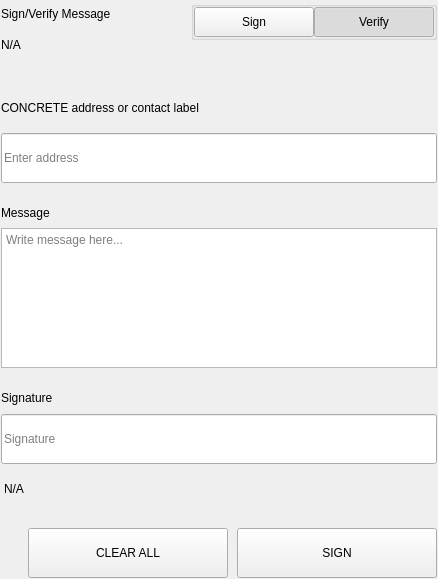
<?xml version="1.0" encoding="UTF-8"?>
<ui version="4.0">
 <class>SettingsSignMessageWidgets</class>
 <widget class="QWidget" name="SettingsSignMessageWidgets">
  <property name="geometry">
   <rect>
    <x>0</x>
    <y>0</y>
    <width>438</width>
    <height>579</height>
   </rect>
  </property>
  <property name="windowTitle">
   <string>Form</string>
  </property>
  <layout class="QVBoxLayout" name="verticalLayout">
   <property name="spacing">
    <number>0</number>
   </property>
   <property name="leftMargin">
    <number>0</number>
   </property>
   <property name="topMargin">
    <number>0</number>
   </property>
   <property name="rightMargin">
    <number>0</number>
   </property>
   <property name="bottomMargin">
    <number>0</number>
   </property>
   <item>
    <widget class="QWidget" name="left" native="true">
     <layout class="QVBoxLayout" name="verticalLayout_3">
      <property name="leftMargin">
       <number>0</number>
      </property>
      <property name="topMargin">
       <number>0</number>
      </property>
      <property name="rightMargin">
       <number>0</number>
      </property>
      <property name="bottomMargin">
       <number>0</number>
      </property>
      <item>
       <widget class="QWidget" name="container_sign" native="true">
        <layout class="QVBoxLayout" name="verticalLayout_2">
         <property name="spacing">
          <number>0</number>
         </property>
         <property name="leftMargin">
          <number>1</number>
         </property>
         <property name="topMargin">
          <number>1</number>
         </property>
         <property name="rightMargin">
          <number>1</number>
         </property>
         <property name="bottomMargin">
          <number>1</number>
         </property>
         <item>
          <layout class="QHBoxLayout" name="horizontalLayout_3" stretch="3,1">
           <property name="spacing">
            <number>40</number>
           </property>
           <item>
            <layout class="QVBoxLayout" name="verticalLayoutTitle">
             <property name="spacing">
              <number>5</number>
             </property>
             <item>
              <widget class="QLabel" name="labelTitle">
               <property name="text">
                <string>Sign/Verify Message</string>
               </property>
              </widget>
             </item>
             <item>
              <widget class="QLabel" name="labelSubtitle1">
               <property name="text">
                <string notr="true">N/A</string>
               </property>
               <property name="wordWrap">
                <bool>true</bool>
               </property>
              </widget>
             </item>
            </layout>
           </item>
           <item alignment="Qt::AlignRight|Qt::AlignTop">
            <widget class="QWidget" name="containerSwitch" native="true">
             <property name="styleSheet">
              <string notr="true">#containerSwitch{
	padding-top:9px;
}</string>
             </property>
             <layout class="QVBoxLayout" name="verticalLayout_6">
              <property name="spacing">
               <number>4</number>
              </property>
              <property name="leftMargin">
               <number>0</number>
              </property>
              <property name="topMargin">
               <number>0</number>
              </property>
              <property name="rightMargin">
               <number>0</number>
              </property>
              <property name="bottomMargin">
               <number>0</number>
              </property>
              <item alignment="Qt::AlignRight">
               <widget class="QGroupBox" name="groupBox">
                <property name="sizePolicy">
                 <sizepolicy hsizetype="Fixed" vsizetype="Preferred">
                  <horstretch>0</horstretch>
                  <verstretch>0</verstretch>
                 </sizepolicy>
                </property>
                <property name="title">
                 <string/>
                </property>
                <property name="alignment">
                 <set>Qt::AlignRight|Qt::AlignTop|Qt::AlignTrailing</set>
                </property>
                <layout class="QHBoxLayout" name="horizontalLayout_4">
                 <property name="spacing">
                  <number>0</number>
                 </property>
                 <property name="leftMargin">
                  <number>0</number>
                 </property>
                 <property name="topMargin">
                  <number>0</number>
                 </property>
                 <property name="rightMargin">
                  <number>0</number>
                 </property>
                 <property name="bottomMargin">
                  <number>0</number>
                 </property>
                 <item>
                  <widget class="QPushButton" name="pushSign">
                   <property name="minimumSize">
                    <size>
                     <width>120</width>
                     <height>30</height>
                    </size>
                   </property>
                   <property name="maximumSize">
                    <size>
                     <width>120</width>
                     <height>30</height>
                    </size>
                   </property>
                   <property name="focusPolicy">
                    <enum>Qt::NoFocus</enum>
                   </property>
                   <property name="text">
                    <string>Sign</string>
                   </property>
                   <property name="checkable">
                    <bool>true</bool>
                   </property>
                   <property name="autoExclusive">
                    <bool>true</bool>
                   </property>
                  </widget>
                 </item>
                 <item>
                  <widget class="QPushButton" name="pushVerify">
                   <property name="minimumSize">
                    <size>
                     <width>120</width>
                     <height>30</height>
                    </size>
                   </property>
                   <property name="maximumSize">
                    <size>
                     <width>120</width>
                     <height>30</height>
                    </size>
                   </property>
                   <property name="focusPolicy">
                    <enum>Qt::NoFocus</enum>
                   </property>
                   <property name="text">
                    <string>Verify</string>
                   </property>
                   <property name="checkable">
                    <bool>true</bool>
                   </property>
                   <property name="checked">
                    <bool>true</bool>
                   </property>
                   <property name="autoExclusive">
                    <bool>true</bool>
                   </property>
                  </widget>
                 </item>
                </layout>
               </widget>
              </item>
              <item alignment="Qt::AlignHCenter|Qt::AlignTop">
               <widget class="QLabel" name="labelSubtitleSwitch">
                <property name="text">
                 <string/>
                </property>
                <property name="alignment">
                 <set>Qt::AlignRight|Qt::AlignTrailing|Qt::AlignVCenter</set>
                </property>
               </widget>
              </item>
             </layout>
            </widget>
           </item>
          </layout>
         </item>
         <item>
          <spacer name="verticalSpacer_2">
           <property name="orientation">
            <enum>Qt::Vertical</enum>
           </property>
           <property name="sizeType">
            <enum>QSizePolicy::Fixed</enum>
           </property>
           <property name="sizeHint" stdset="0">
            <size>
             <width>20</width>
             <height>40</height>
            </size>
           </property>
          </spacer>
         </item>
         <item>
          <widget class="QWidget" name="containerAddress" native="true">
           <property name="sizePolicy">
            <sizepolicy hsizetype="Preferred" vsizetype="Fixed">
             <horstretch>0</horstretch>
             <verstretch>0</verstretch>
            </sizepolicy>
           </property>
           <layout class="QVBoxLayout" name="verticalLayout_5" stretch="0,0">
            <property name="spacing">
             <number>15</number>
            </property>
            <property name="leftMargin">
             <number>0</number>
            </property>
            <property name="topMargin">
             <number>0</number>
            </property>
            <property name="rightMargin">
             <number>0</number>
            </property>
            <property name="bottomMargin">
             <number>0</number>
            </property>
            <item>
             <widget class="QLabel" name="labelSubtitleAddress">
              <property name="minimumSize">
               <size>
                <width>0</width>
                <height>20</height>
               </size>
              </property>
              <property name="maximumSize">
               <size>
                <width>16777215</width>
                <height>20</height>
               </size>
              </property>
              <property name="text">
               <string>CONCRETE address or contact label</string>
              </property>
             </widget>
            </item>
            <item>
             <widget class="QLineEdit" name="addressIn_SM">
              <property name="minimumSize">
               <size>
                <width>0</width>
                <height>50</height>
               </size>
              </property>
              <property name="maximumSize">
               <size>
                <width>16777215</width>
                <height>50</height>
               </size>
              </property>
              <property name="placeholderText">
               <string>Enter address</string>
              </property>
             </widget>
            </item>
           </layout>
          </widget>
         </item>
         <item>
          <spacer name="verticalSpacer_3">
           <property name="orientation">
            <enum>Qt::Vertical</enum>
           </property>
           <property name="sizeType">
            <enum>QSizePolicy::Fixed</enum>
           </property>
           <property name="sizeHint" stdset="0">
            <size>
             <width>20</width>
             <height>20</height>
            </size>
           </property>
          </spacer>
         </item>
         <item>
          <layout class="QVBoxLayout" name="verticalLayout_9">
           <property name="spacing">
            <number>5</number>
           </property>
           <item>
            <widget class="QLabel" name="labelSubtitleMessage">
             <property name="minimumSize">
              <size>
               <width>0</width>
               <height>20</height>
              </size>
             </property>
             <property name="maximumSize">
              <size>
               <width>16777215</width>
               <height>20</height>
              </size>
             </property>
             <property name="text">
              <string>Message</string>
             </property>
            </widget>
           </item>
           <item>
            <widget class="QPlainTextEdit" name="messageIn_SM">
             <property name="minimumSize">
              <size>
               <width>0</width>
               <height>140</height>
              </size>
             </property>
             <property name="maximumSize">
              <size>
               <width>16777215</width>
               <height>140</height>
              </size>
             </property>
             <property name="placeholderText">
              <string>Write message here...</string>
             </property>
            </widget>
           </item>
          </layout>
         </item>
         <item>
          <spacer name="verticalSpacer_4">
           <property name="orientation">
            <enum>Qt::Vertical</enum>
           </property>
           <property name="sizeType">
            <enum>QSizePolicy::Fixed</enum>
           </property>
           <property name="sizeHint" stdset="0">
            <size>
             <width>20</width>
             <height>20</height>
            </size>
           </property>
          </spacer>
         </item>
         <item>
          <widget class="QWidget" name="widget" native="true">
           <property name="minimumSize">
            <size>
             <width>0</width>
             <height>75</height>
            </size>
           </property>
           <property name="maximumSize">
            <size>
             <width>16777215</width>
             <height>16777215</height>
            </size>
           </property>
           <layout class="QVBoxLayout" name="verticalLayout_4">
            <property name="leftMargin">
             <number>0</number>
            </property>
            <property name="topMargin">
             <number>0</number>
            </property>
            <property name="rightMargin">
             <number>0</number>
            </property>
            <property name="bottomMargin">
             <number>0</number>
            </property>
            <item>
             <widget class="QLabel" name="labelSubtitleSignature">
              <property name="minimumSize">
               <size>
                <width>0</width>
                <height>20</height>
               </size>
              </property>
              <property name="maximumSize">
               <size>
                <width>16777215</width>
                <height>20</height>
               </size>
              </property>
              <property name="text">
               <string>Signature</string>
              </property>
             </widget>
            </item>
            <item>
             <widget class="QLineEdit" name="signatureOut_SM">
              <property name="minimumSize">
               <size>
                <width>0</width>
                <height>50</height>
               </size>
              </property>
              <property name="placeholderText">
               <string>Signature</string>
              </property>
             </widget>
            </item>
           </layout>
          </widget>
         </item>
         <item>
          <widget class="QLabel" name="statusLabel_SM">
           <property name="styleSheet">
            <string notr="true">padding-top:5px;</string>
           </property>
           <property name="text">
            <string notr="true">N/A</string>
           </property>
          </widget>
         </item>
         <item>
          <spacer name="verticalSpacer">
           <property name="orientation">
            <enum>Qt::Vertical</enum>
           </property>
           <property name="sizeType">
            <enum>QSizePolicy::Fixed</enum>
           </property>
           <property name="sizeHint" stdset="0">
            <size>
             <width>20</width>
             <height>20</height>
            </size>
           </property>
          </spacer>
         </item>
         <item>
          <layout class="QHBoxLayout" name="horizontalLayout_7">
           <property name="spacing">
            <number>9</number>
           </property>
           <item>
            <spacer name="horizontalSpacer_5">
             <property name="orientation">
              <enum>Qt::Horizontal</enum>
             </property>
             <property name="sizeType">
              <enum>QSizePolicy::Expanding</enum>
             </property>
             <property name="sizeHint" stdset="0">
              <size>
               <width>40</width>
               <height>20</height>
              </size>
             </property>
            </spacer>
           </item>
           <item>
            <widget class="QPushButton" name="pushButtonClear">
             <property name="minimumSize">
              <size>
               <width>200</width>
               <height>50</height>
              </size>
             </property>
             <property name="focusPolicy">
              <enum>Qt::NoFocus</enum>
             </property>
             <property name="text">
              <string>CLEAR ALL</string>
             </property>
            </widget>
           </item>
           <item>
            <widget class="QPushButton" name="pushButtonSave">
             <property name="minimumSize">
              <size>
               <width>200</width>
               <height>50</height>
              </size>
             </property>
             <property name="maximumSize">
              <size>
               <width>200</width>
               <height>50</height>
              </size>
             </property>
             <property name="focusPolicy">
              <enum>Qt::NoFocus</enum>
             </property>
             <property name="text">
              <string>SIGN</string>
             </property>
            </widget>
           </item>
          </layout>
         </item>
        </layout>
       </widget>
      </item>
     </layout>
    </widget>
   </item>
  </layout>
 </widget>
 <resources/>
 <connections/>
</ui>
